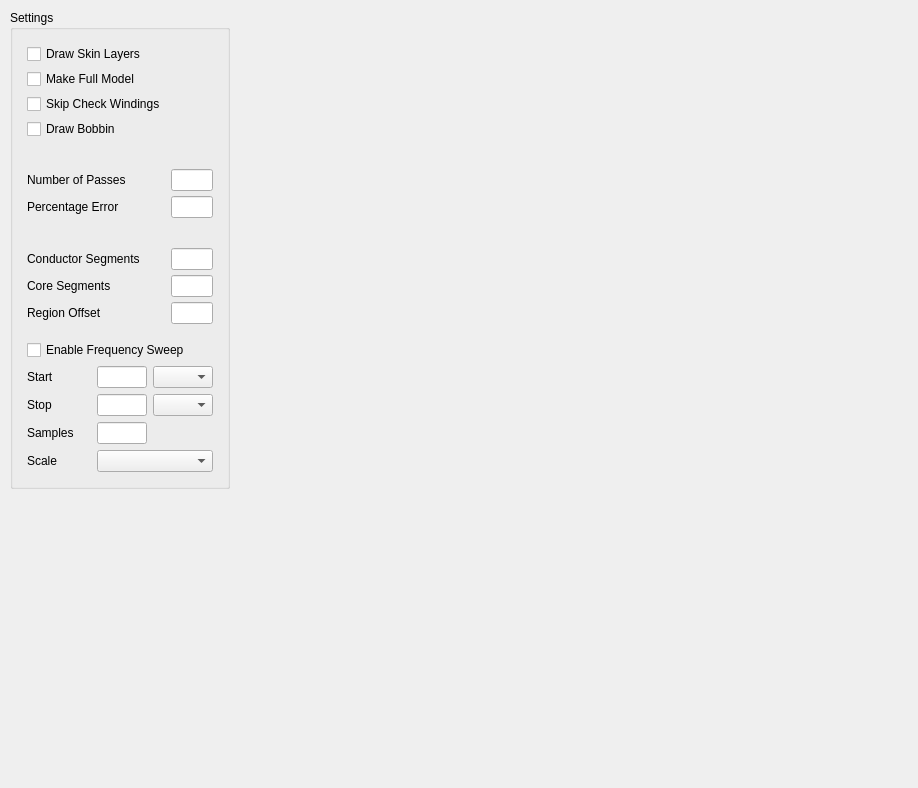
<?xml version="1.0" encoding="UTF-8"?>
<ui version="4.0">
 <class>LeftColumn</class>
 <widget class="QWidget" name="LeftColumn">
  <property name="geometry">
   <rect>
    <x>0</x>
    <y>0</y>
    <width>918</width>
    <height>788</height>
   </rect>
  </property>
  <property name="sizePolicy">
   <sizepolicy hsizetype="Minimum" vsizetype="Preferred">
    <horstretch>0</horstretch>
    <verstretch>0</verstretch>
   </sizepolicy>
  </property>
  <property name="windowTitle">
   <string>Form</string>
  </property>
  <property name="layoutDirection">
   <enum>Qt::LayoutDirection::LeftToRight</enum>
  </property>
  <layout class="QVBoxLayout" name="verticalLayout">
   <property name="spacing">
    <number>0</number>
   </property>
   <property name="leftMargin">
    <number>5</number>
   </property>
   <property name="topMargin">
    <number>5</number>
   </property>
   <property name="rightMargin">
    <number>5</number>
   </property>
   <property name="bottomMargin">
    <number>5</number>
   </property>
   <item>
    <widget class="QStackedWidget" name="menus">
     <property name="maximumSize">
      <size>
       <width>300</width>
       <height>16777215</height>
      </size>
     </property>
     <property name="currentIndex">
      <number>0</number>
     </property>
     <widget class="QWidget" name="menu_geometry">
      <layout class="QVBoxLayout" name="menu_home_layout">
       <property name="spacing">
        <number>5</number>
       </property>
       <property name="leftMargin">
        <number>5</number>
       </property>
       <property name="topMargin">
        <number>5</number>
       </property>
       <property name="rightMargin">
        <number>5</number>
       </property>
       <property name="bottomMargin">
        <number>5</number>
       </property>
       <item>
        <layout class="QVBoxLayout" name="geometry_vertical_layout">
         <item>
          <widget class="QGroupBox" name="File_2">
           <property name="sizePolicy">
            <sizepolicy hsizetype="Minimum" vsizetype="Minimum">
             <horstretch>0</horstretch>
             <verstretch>0</verstretch>
            </sizepolicy>
           </property>
           <property name="minimumSize">
            <size>
             <width>220</width>
             <height>0</height>
            </size>
           </property>
           <property name="maximumSize">
            <size>
             <width>220</width>
             <height>16777215</height>
            </size>
           </property>
           <property name="title">
            <string>Settings</string>
           </property>
           <layout class="QGridLayout" name="gridLayout_3">
            <item row="0" column="0">
             <layout class="QGridLayout" name="gridLayout_2">
              <property name="leftMargin">
               <number>5</number>
              </property>
              <property name="topMargin">
               <number>5</number>
              </property>
              <property name="rightMargin">
               <number>5</number>
              </property>
              <property name="bottomMargin">
               <number>5</number>
              </property>
              <property name="spacing">
               <number>5</number>
              </property>
              <item row="13" column="0">
               <widget class="QLabel" name="label_9">
                <property name="text">
                 <string>Core Segments</string>
                </property>
               </widget>
              </item>
              <item row="8" column="1">
               <widget class="QLineEdit" name="percentage_error">
                <property name="sizePolicy">
                 <sizepolicy hsizetype="Expanding" vsizetype="Fixed">
                  <horstretch>0</horstretch>
                  <verstretch>0</verstretch>
                 </sizepolicy>
                </property>
                <property name="maximumSize">
                 <size>
                  <width>50</width>
                  <height>16777215</height>
                 </size>
                </property>
               </widget>
              </item>
              <item row="14" column="1">
               <widget class="QLineEdit" name="offset">
                <property name="sizePolicy">
                 <sizepolicy hsizetype="Expanding" vsizetype="Fixed">
                  <horstretch>0</horstretch>
                  <verstretch>0</verstretch>
                 </sizepolicy>
                </property>
                <property name="maximumSize">
                 <size>
                  <width>50</width>
                  <height>16777215</height>
                 </size>
                </property>
               </widget>
              </item>
              <item row="13" column="1">
               <widget class="QLineEdit" name="core_segments">
                <property name="maximumSize">
                 <size>
                  <width>50</width>
                  <height>16777215</height>
                 </size>
                </property>
               </widget>
              </item>
              <item row="1" column="0" colspan="2">
               <widget class="QCheckBox" name="full_model">
                <property name="sizePolicy">
                 <sizepolicy hsizetype="Preferred" vsizetype="Fixed">
                  <horstretch>0</horstretch>
                  <verstretch>0</verstretch>
                 </sizepolicy>
                </property>
                <property name="text">
                 <string>Make Full Model</string>
                </property>
               </widget>
              </item>
              <item row="4" column="0">
               <widget class="QCheckBox" name="bobbin_checkbox">
                <property name="text">
                 <string>Draw Bobbin</string>
                </property>
               </widget>
              </item>
              <item row="8" column="0">
               <widget class="QLabel" name="label_2">
                <property name="text">
                 <string>Percentage Error</string>
                </property>
               </widget>
              </item>
              <item row="14" column="0">
               <widget class="QLabel" name="label_4">
                <property name="text">
                 <string>Region Offset</string>
                </property>
               </widget>
              </item>
              <item row="7" column="1">
               <widget class="QLineEdit" name="number_passes">
                <property name="sizePolicy">
                 <sizepolicy hsizetype="Expanding" vsizetype="Fixed">
                  <horstretch>0</horstretch>
                  <verstretch>0</verstretch>
                 </sizepolicy>
                </property>
                <property name="maximumSize">
                 <size>
                  <width>50</width>
                  <height>16777215</height>
                 </size>
                </property>
               </widget>
              </item>
              <item row="5" column="0">
               <spacer name="verticalSpacer_4">
                <property name="orientation">
                 <enum>Qt::Orientation::Vertical</enum>
                </property>
                <property name="sizeType">
                 <enum>QSizePolicy::Policy::Fixed</enum>
                </property>
                <property name="sizeHint" stdset="0">
                 <size>
                  <width>12</width>
                  <height>25</height>
                 </size>
                </property>
               </spacer>
              </item>
              <item row="11" column="0">
               <spacer name="verticalSpacer_2">
                <property name="orientation">
                 <enum>Qt::Orientation::Vertical</enum>
                </property>
                <property name="sizeType">
                 <enum>QSizePolicy::Policy::Fixed</enum>
                </property>
                <property name="sizeHint" stdset="0">
                 <size>
                  <width>20</width>
                  <height>25</height>
                 </size>
                </property>
               </spacer>
              </item>
              <item row="0" column="0" colspan="2">
               <widget class="QCheckBox" name="draw_skin_layers">
                <property name="text">
                 <string>Draw Skin Layers</string>
                </property>
               </widget>
              </item>
              <item row="7" column="0">
               <widget class="QLabel" name="label_3">
                <property name="text">
                 <string>Number of Passes</string>
                </property>
               </widget>
              </item>
              <item row="12" column="1">
               <widget class="QLineEdit" name="conductor_segments">
                <property name="sizePolicy">
                 <sizepolicy hsizetype="Expanding" vsizetype="Fixed">
                  <horstretch>0</horstretch>
                  <verstretch>0</verstretch>
                 </sizepolicy>
                </property>
                <property name="maximumSize">
                 <size>
                  <width>50</width>
                  <height>16777215</height>
                 </size>
                </property>
                <property name="alignment">
                 <set>Qt::AlignmentFlag::AlignLeading|Qt::AlignmentFlag::AlignLeft|Qt::AlignmentFlag::AlignVCenter</set>
                </property>
               </widget>
              </item>
              <item row="12" column="0">
               <widget class="QLabel" name="label">
                <property name="text">
                 <string>Conductor Segments</string>
                </property>
               </widget>
              </item>
              <item row="2" column="0">
               <widget class="QCheckBox" name="skip_check">
                <property name="text">
                 <string>Skip Check Windings</string>
                </property>
               </widget>
              </item>
             </layout>
            </item>
            <item row="1" column="0">
             <layout class="QGridLayout" name="gridLayout" rowminimumheight="0,0,0,0,0">
              <property name="leftMargin">
               <number>5</number>
              </property>
              <property name="topMargin">
               <number>5</number>
              </property>
              <property name="rightMargin">
               <number>5</number>
              </property>
              <property name="bottomMargin">
               <number>5</number>
              </property>
              <item row="1" column="2">
               <widget class="QComboBox" name="start_frequency_unit">
                <property name="minimumSize">
                 <size>
                  <width>60</width>
                  <height>0</height>
                 </size>
                </property>
                <property name="maximumSize">
                 <size>
                  <width>60</width>
                  <height>16777215</height>
                 </size>
                </property>
               </widget>
              </item>
              <item row="2" column="0">
               <widget class="QLabel" name="label_6">
                <property name="text">
                 <string>Stop</string>
                </property>
               </widget>
              </item>
              <item row="1" column="0">
               <widget class="QLabel" name="label_5">
                <property name="text">
                 <string>Start</string>
                </property>
               </widget>
              </item>
              <item row="3" column="0">
               <widget class="QLabel" name="label_7">
                <property name="text">
                 <string>Samples</string>
                </property>
               </widget>
              </item>
              <item row="2" column="2">
               <widget class="QComboBox" name="stop_frequency_unit">
                <property name="maximumSize">
                 <size>
                  <width>60</width>
                  <height>16777215</height>
                 </size>
                </property>
               </widget>
              </item>
              <item row="2" column="1">
               <widget class="QLineEdit" name="stop_frequency">
                <property name="sizePolicy">
                 <sizepolicy hsizetype="Expanding" vsizetype="Fixed">
                  <horstretch>0</horstretch>
                  <verstretch>0</verstretch>
                 </sizepolicy>
                </property>
                <property name="maximumSize">
                 <size>
                  <width>50</width>
                  <height>16777215</height>
                 </size>
                </property>
               </widget>
              </item>
              <item row="1" column="1">
               <widget class="QLineEdit" name="start_frequency">
                <property name="sizePolicy">
                 <sizepolicy hsizetype="Expanding" vsizetype="Fixed">
                  <horstretch>0</horstretch>
                  <verstretch>0</verstretch>
                 </sizepolicy>
                </property>
                <property name="maximumSize">
                 <size>
                  <width>50</width>
                  <height>16777215</height>
                 </size>
                </property>
               </widget>
              </item>
              <item row="4" column="0">
               <widget class="QLabel" name="label_8">
                <property name="text">
                 <string>Scale</string>
                </property>
               </widget>
              </item>
              <item row="3" column="1">
               <widget class="QLineEdit" name="samples">
                <property name="sizePolicy">
                 <sizepolicy hsizetype="Expanding" vsizetype="Fixed">
                  <horstretch>0</horstretch>
                  <verstretch>0</verstretch>
                 </sizepolicy>
                </property>
                <property name="maximumSize">
                 <size>
                  <width>50</width>
                  <height>16777215</height>
                 </size>
                </property>
               </widget>
              </item>
              <item row="0" column="0" colspan="3">
               <widget class="QCheckBox" name="frequency_sweep">
                <property name="text">
                 <string>Enable Frequency Sweep</string>
                </property>
               </widget>
              </item>
              <item row="4" column="1" colspan="2">
               <widget class="QComboBox" name="scale_combo">
                <property name="minimumSize">
                 <size>
                  <width>100</width>
                  <height>0</height>
                 </size>
                </property>
                <property name="maximumSize">
                 <size>
                  <width>120</width>
                  <height>16777215</height>
                 </size>
                </property>
               </widget>
              </item>
             </layout>
            </item>
           </layout>
          </widget>
         </item>
         <item>
          <spacer name="verticalSpacer">
           <property name="orientation">
            <enum>Qt::Orientation::Vertical</enum>
           </property>
           <property name="sizeHint" stdset="0">
            <size>
             <width>20</width>
             <height>40</height>
            </size>
           </property>
          </spacer>
         </item>
        </layout>
       </item>
      </layout>
     </widget>
    </widget>
   </item>
  </layout>
 </widget>
 <tabstops>
  <tabstop>draw_skin_layers</tabstop>
  <tabstop>full_model</tabstop>
  <tabstop>number_passes</tabstop>
  <tabstop>percentage_error</tabstop>
  <tabstop>conductor_segments</tabstop>
  <tabstop>offset</tabstop>
  <tabstop>frequency_sweep</tabstop>
  <tabstop>start_frequency</tabstop>
  <tabstop>start_frequency_unit</tabstop>
  <tabstop>stop_frequency</tabstop>
  <tabstop>stop_frequency_unit</tabstop>
  <tabstop>samples</tabstop>
  <tabstop>scale_combo</tabstop>
 </tabstops>
 <resources/>
 <connections/>
</ui>
